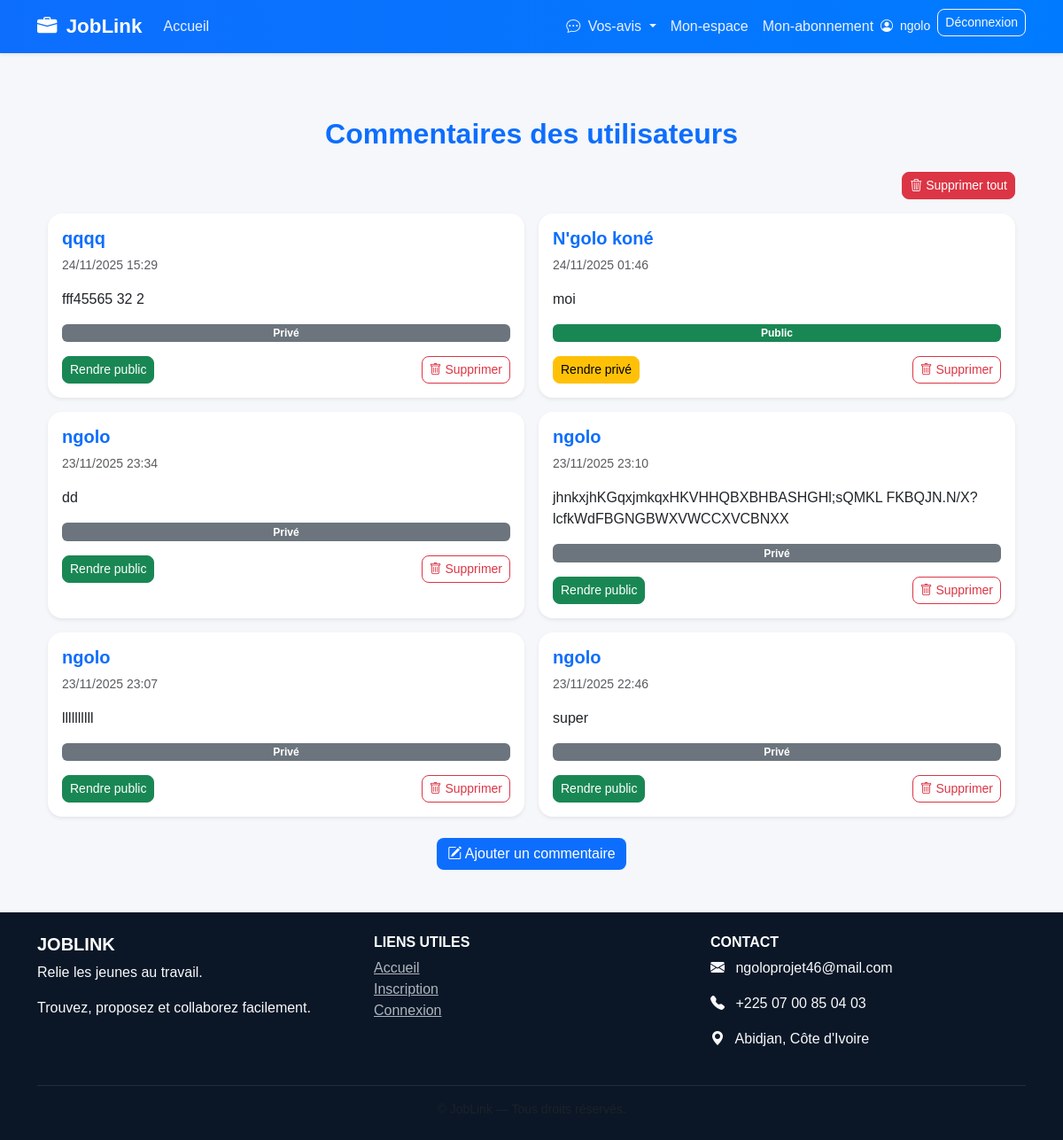
/avis/ (signed in), run on an earlier commit of the app's database.
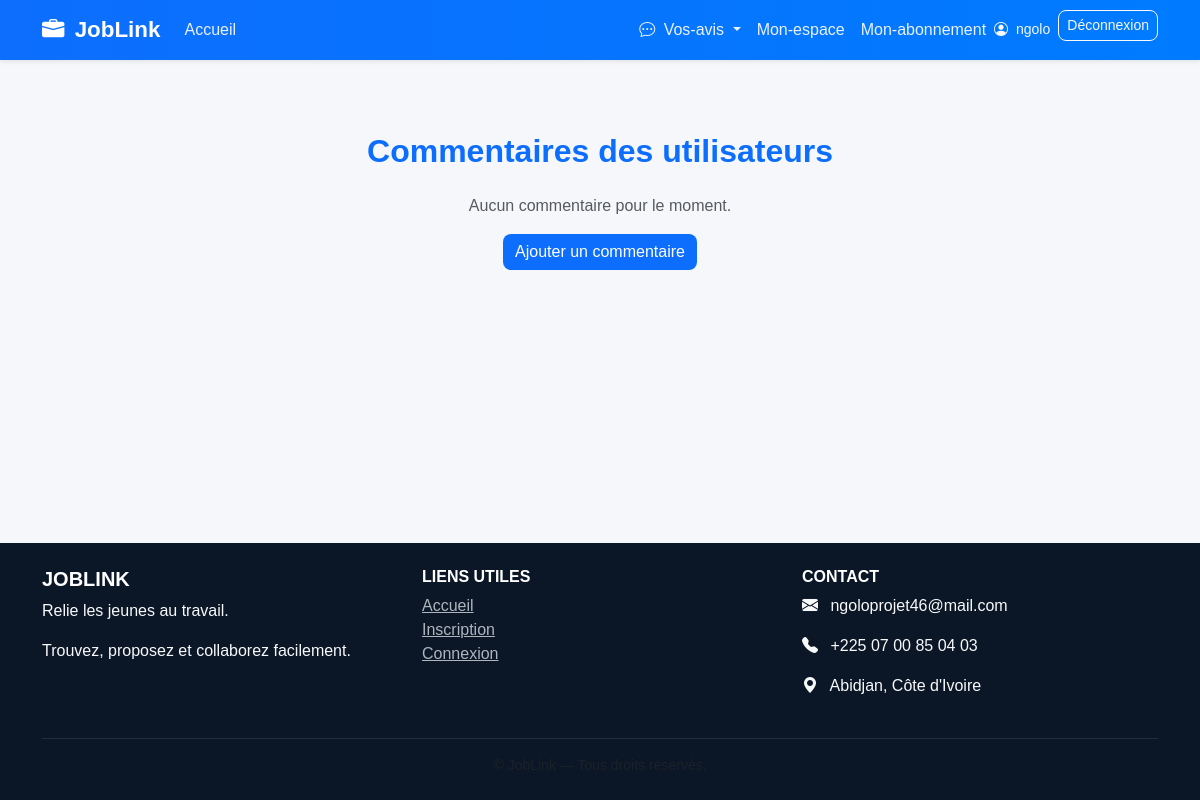
And on a later commit of the database.
### core/models.py (models this page shows, shortened)
class User(AbstractUser):
    ROLE_CHOICES = (
        ('prestataire', 'Prestataire'),
        ('demandeur', 'Demandeur'),
    )
    role = models.CharField(max_length=20, choices=ROLE_CHOICES)
    phone = models.CharField(max_length=20, unique=True, null=True, blank=True)
    photo = CloudinaryField("photo_profil", blank=True, null=True)

class Avis(models.Model):
    nom = models.CharField(max_length=100)
    message = models.TextField()
    date = models.DateTimeField(auto_now_add=True)
    auteur = models.ForeignKey(User, on_delete=models.CASCADE, null=True, blank=True)
    is_public = models.BooleanField(default=False)

### core/views.py (the view)
# urls.py: path('avis/', views.avis_list, name='avis_list'),
def avis_list(request):
    if request.user.is_staff:
        avis = Avis.objects.order_by('-date')
    else:
        avis = Avis.objects.filter(is_public=True).order_by('-date')
    return render(request, "avis_list.html", {"avis": avis})

### core/templates/avis_list.html
{% extends 'base.html' %}
{% block content %}
<div class="container my-5">
    <h2 class="text-center mb-4 text-primary fw-bold">Commentaires des utilisateurs</h2>
    {% if avis %}
        {% if request.user.is_staff %}
        <div class="text-end mb-3">
            <a href="{% url 'avis_delete_all' %}"
               class="btn btn-danger btn-sm"
               onclick="return confirm('Voulez-vous vraiment supprimer TOUS les commentaires ?');">
                <i class="bi bi-trash3"></i> Supprimer tout
            </a>
        </div>
        {% endif %}
        <div class="row g-3">
            {% for a in avis %}
            <div class="col-md-6">
                <div class="card shadow-sm rounded-4 p-3 h-100">
                    <h5 class="fw-bold">{{ a.nom }}</h5>
                    <p class="text-muted small">{{ a.date|date:"d/m/Y H:i" }}</p>
                    <p>{{ a.message }}</p>
                    {% if request.user.is_staff %}
                        {% if a.is_public %}
                            <span class="badge bg-success">Public</span>
                        {% else %}
                            <span class="badge bg-secondary">Privé</span>
                        {% endif %}
                    {% endif %}
                    <div class="d-flex justify-content-between mt-3">
                        {% if request.user.is_staff %}
                            {% if a.is_public %}
                                <a href="{% url 'toggle_avis' a.id %}"
                                   class="btn btn-warning btn-sm">
                                    Rendre privé
                                </a>
                            {% else %}
                                <a href="{% url 'toggle_avis' a.id %}"
                                   class="btn btn-success btn-sm">
                                    Rendre public
                                </a>
                            {% endif %}
                        {% endif %}
                        {% if request.user.is_staff or a.auteur == request.user %}
                        <a href="{% url 'avis_delete' a.id %}"
                           class="btn btn-outline-danger btn-sm"
                           onclick="return confirm('Supprimer ce commentaire ?');">
                            <i class="bi bi-trash"></i> Supprimer
                        </a>
                        {% endif %}
                    </div>
                </div>
            </div>
            {% endfor %}
        </div>
        <div class="text-center mt-4">
            <a href="{% url 'commenter' %}" class="btn btn-primary">
                <i class="bi bi-pencil-square"></i> Ajouter un commentaire
            </a>
        </div>
    {% else %}
        <p class="text-center text-muted mt-4">Aucun commentaire pour le moment.</p>
        <div class="text-center mt-3">
            <a href="{% url 'commenter' %}" class="btn btn-primary">Ajouter un commentaire</a>
        </div>
    {% endif %}
</div>
{% endblock %}

### core/templates/base.html (shortened to what this page needs)
<!DOCTYPE html>
<html lang="fr">
<head>
    <link href="https://cdn.jsdelivr.net/npm/bootstrap@5.3.3/dist/css/bootstrap.min.css" rel="stylesheet">
    <link rel="stylesheet" href="https://cdn.jsdelivr.net/npm/bootstrap-icons@1.11.3/font/bootstrap-icons.css">
</head>
<body class="d-flex flex-column min-vh-100">
    <nav class="navbar navbar-expand-lg navbar-dark shadow-sm">
        <div class="container">
            <a class="navbar-brand fw-bold" href="{% url 'home' %}">
                <i class="bi bi-briefcase-fill me-1"></i> JobLink
            </a>
            <div class="collapse navbar-collapse" id="navbarNav">
                <ul class="navbar-nav me-auto">
                    <li class="nav-item">
                        <a class="nav-link" href="{% url 'home' %}">Accueil</a>
                    </li>
                </ul>
                <ul class="navbar-nav">
                    {% if user.is_authenticated %}
                        <li class="nav-item dropdown">
                            <a class="nav-link dropdown-toggle text-light" href="#" id="commentairesDropdown"
                                role="button" data-bs-toggle="dropdown" aria-expanded="false">
                                <i class="bi bi-chat-dots me-1"></i> Vos-avis
                            </a>
                        </li>
                        <li class="nav-item">
                            <a class="nav-link" href="{% url 'dashboard' %}">
                                Mon-espace
                            </a>
                        </li>
                        <li class="nav-item">
                            <a class="nav-link" href="{% url 'gerer_abonnement' %}">Mon-abonnement</a></li>
                        <li class="nav-item d-flex align-items-center me-2">
                            <span class="text-light small">
                                <i class="bi bi-person-circle me-1"></i> {{ user.username }}
                            </span>
                        </li>
                        <li class="nav-item">
                            <form method="post" action="{% url 'logout' %}" style="display:inline;">
                                <button type="submit" class="btn btn-outline-light btn-sm">
                                    Déconnexion
                                </button>
                            </form>
                        </li>
                    {% endif %}
                </ul>
            </div>
        </div>
    </nav>
    <main class="container mt-4 flex-grow-1 fade-in">
        {% block content %}
        {% endblock %}
    </main>
    <footer class="text-light py-4 mt-auto">
        <div class="container text-center text-md-start">
            <div class="row gy-3">
                <div class="col-md-4">
                    <h5 class="fw-bold text-uppercase">JobLink</h5>
                    <p>Relie les jeunes au travail.</p>
                    <p>Trouvez, proposez et collaborez facilement.</p>
                </div>
                <div class="col-md-4">
                    <h6 class="fw-bold text-uppercase">Liens utiles</h6>
                    <ul class="list-unstyled">
                        <li><a href="{% url 'home' %}">Accueil</a></li>
                        <li><a href="{% url 'register' %}">Inscription</a></li>
                        <li><a href="{% url 'login' %}">Connexion</a></li>
                    </ul>
                </div>
                <div class="col-md-4">
                    <h6 class="fw-bold text-uppercase">Contact</h6>
                    <p><i class="bi bi-envelope-fill me-2"></i> ngoloprojet46@mail.com</p>
                    <p><i class="bi bi-telephone-fill me-2"></i> +225 07 00 85 04 03</p>
                    <p><i class="bi bi-geo-alt-fill me-2"></i> Abidjan, Côte d'Ivoire</p>
                </div>
            </div>
            <hr class="border-secondary mt-4">
            <div class="text-center text-muted small">
            </div>
        </div>
    </footer>
</body>
</html>

### core/templates/base.html (style rules this page uses)
body { font-family: "Poppins", sans-serif; background-color: #f5f7fb; color: #333; min-height: 100vh; }
h1, h2, h3, h4, h5 { font-weight: 600; color: #0d6efd; }
.navbar { background: linear-gradient(90deg, #0d6efd, #007bff); }
.navbar-brand { font-size: 1.4rem; }
.navbar-nav .nav-link { color: #eaf1ff !important; font-weight: 500; transition: color 0.2s ease-in-out; }
button, .btn { border-radius: 8px !important; }
footer { background-color: #0b1727; }
footer h5, footer h6 { color: #fff; }
footer a { color: #adb5bd; transition: color 0.2s; }
footer hr { border-color: rgba(255, 255, 255, 0.2); }
.btn-primary { background-color: #0d6efd; border: none; }
.fade-in { animation: fadeIn 0.6s ease-in-out; }

What changed in the data, as far as the page shows it:
removed Avis: nom "qqqq", date "24/11/2025 15:29", message "fff45565 32 2", is_public "Privé"
removed Avis: nom "N'golo koné", date "24/11/2025 01:46", message "moi", is_public "Public"
removed Avis: nom "ngolo", date "23/11/2025 23:34", message "dd", is_public "Privé"
removed Avis: nom "ngolo", date "23/11/2025 23:10", message "jhnkxjhKGqxjmkqxHKVHHQBXBHBASHGHl;sQMKL FKBQJN.N/X?lcfkWdFBGNGBWXVWCCXVCBNXX", is_public "Privé"
removed Avis: nom "ngolo", date "23/11/2025 23:07", message "llllllllll", is_public "Privé"
removed Avis: nom "ngolo", date "23/11/2025 22:46", message "super", is_public "Privé"
Also different on the page:
text no longer shown: "Supprimer tout"
text now shown: "Aucun commentaire pour le moment."
